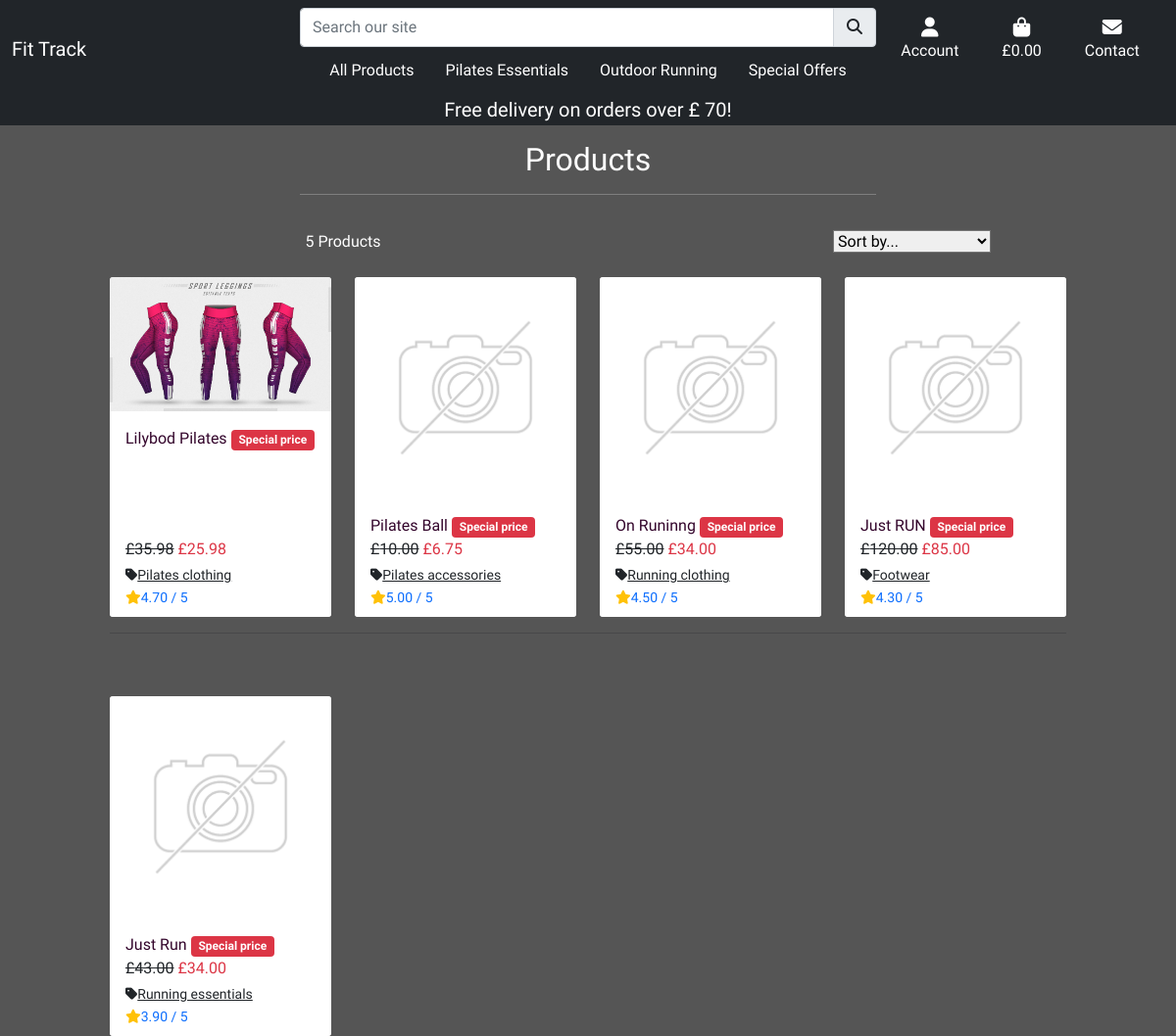
/products/?on_sale, run on the app's committed database.
### products/models.py (models this page shows, shortened)
class Product(models.Model):
    category = models.ForeignKey('Category', null=True, blank=True, on_delete=models.SET_NULL)
    sku = models.CharField(max_length=254, null=True, blank=True)
    name = models.CharField(max_length=254)
    different_size = models.BooleanField(default=False)
    description = models.TextField()
    new = models.BooleanField(default=False)
    on_sale = models.BooleanField(default=False)
    all_specials = models.BooleanField(default=False)
    details = models.CharField(max_length=360)
    materials = models.CharField(max_length=254, null=True,default=None)
    fabric_care = models.CharField(max_length=360)
    price = models.DecimalField(max_digits=6, decimal_places=2)
    rating = models.DecimalField(max_digits=6, decimal_places=2, null=True, blank=True)
    image = models.ImageField(null=True, blank=True)
    size = models.CharField(max_length=254, null=True, blank=True)
    weight =  models.CharField(max_length=254, null=True, blank=True)
    special_price = models.DecimalField(
        max_digits=6, decimal_places=2, null=False, blank=False, default=0)

class Category (models.Model):
    class Meta:
        verbose_name_plural = 'Categories'
    name = models.CharField(max_length=254)
    friendly_name = models.CharField(max_length=254, null=True, blank=True)

### products/views.py (the view, shortened to what this page needs)
# urls.py: path('', views.view_products, name='products'),
def view_products(request):
    products = Product.objects.all()
    query = None
    categories = None
    sort = None
    direction = None
    if request.GET:
        if 'category' in request.GET:
            categories = request.GET['category'].split(',')
            products = products.filter(category__name__in=categories)
            categories = Category.objects.filter(name__in=categories)
        if 'new' in request.GET:
            products = products.filter(new=True)
        if 'on_sale' in request.GET:
            products = products.filter(on_sale=True)
        if 'all_specials' in request.GET:
            products = products.filter(all_specials=True)
    current_sorting = f'{sort}_{direction}'
    context = {
        'products': products,
        'search_term': query,
        'current_categories': categories,
        'current_sorting': current_sorting,
    }
    return render(request, 'products/products.html', context)

### bag/contexts.py (called while the page is built, shortened)
def bag_contents(request):
    bag_items = []
    total = 0
    product_count = 0
    bag = request.session.get('bag', {})
    if product_count > 0 and total < settings.FREE_DELIVERY_THRESHOLD:
        delivery = Decimal(settings.STANDARD_DELIVERY_COST)
        free_delivery_delta = settings.FREE_DELIVERY_THRESHOLD - total
    else:
        delivery = 0
        free_delivery_delta = 0
    grand_total = delivery + total
    context = {
        'bag_items': bag_items,
        'total': total,
        'product_count': product_count,
        'delivery': delivery,
        'free_delivery_delta': free_delivery_delta,
        'free_delivery_threshold': settings.FREE_DELIVERY_THRESHOLD,
        'grand_total': grand_total,
    }
    return context

### products/templates/products/products.html (shortened to what this page needs)
{% extends "base.html"%}
{% load static %}
{% block content %}
<div class="cover"></div>
<div class="container-fluid">
    {% include 'includes/banner.html'%}
    <div class="row">
        <div class="col text-center mt-3">
            <h2 class="logo-font">Products</h2>
        <hr class="w-50 mx-auto mb-3">
        </div>
    </div>
    <div class="row">
        <div class="product-container col-10 offset-1">
            <div class="row mt-1 mb-2">
                <div class="col-12 col-md-6 my-auto order-md-last d-flex justify-content-center justify-content-md-end">
                    <div class="w-50">
                        <select id="sort-selector" class="custom-select custom-select-sm rounded-0  border-{% if current_sorting != 'None_None' %}info{% else %}black{% endif %}">
                            <option value="reset" {% if current_sorting == 'None_None' %}selected{% endif %}>Sort by...</option>
                        </select>
                    </div>
                </div>
                <div class="col-12 col-md-6 order-md-first">
                    <p class="text-dark mt-3 text-center text-md-left">
                        {{ products|length }} Products{% if search_term %} found for <strong class="text-white">"{{ search_term }}"</strong>{% endif %}
                    </p>
                </div>
            </div>
    <div class="row">
        {% for product in products %}
        <div class="col-sm-6 col-md-6 col-lg-4 col-xl-3">
            <div class="card h-100 border-0">
                {% if product.image %}
                <a href="{% url 'product_detail' product.id %}">
                    <img class="card-img-top img-fluid" src="{{ product.image.url }}" alt="{{ product.name }}">
                </a>
                {% else %}
                <a href="{% url 'product_detail' product.id %}">
                    <img class="card-img-top img-fluid" src="{{ MEDIA_URL }}noimage.jpg" alt="{{ product.name }}">
                </a>
                {% endif %}
                <div class="card-body pb-0">
                    <p class="mb-0">
                    <a class="text-purple text-decoration-none" href="{% url 'product_detail' product.id %}">{{ product.name }}</a>
            {% if product.on_sale == True %}
            <a class="text-decoration-none" href="{% url 'products' %}?on_sale">
                <span class="badge bg-danger">Special price</span>
            </a>
            {% endif %}
                </div>
                <div class="card-footer bg-white pt-0 border-0 text-left">
                    <div class="row">
                        <div class="col">
                            {% if product.special_price > 0 %}
                            <span class="font-weight-bold">
                                <del class="text-dark">£{{ product.price }}</del>
                            </span>
                            <span class="text-danger font-weight-bold">£{{ product.special_price }}</span>
                        {% else %}
                            <span class="text-dark">£{{ product.price }}</span>
                        {% endif %}
                            {% if product.category %}
                            <p class="small mt-1 mb-0">
                                <a class="text-dark" href="{% url 'products' %}?category={{ product.category.name }}">
                                    <i class="fas fa-tag mr-1 text-dark"></i>{{ product.category.friendly_name }}
                                </a>
                            </p>
                            {% endif %}
                            {% if product.rating %}
                            <small class="text-primary"><i class="fas fa-star mr-1 text-warning"></i>{{ product.rating }} / 5</small>
                            {% else %}
                            <small class="text-primary">No Rating</small>
                            {% endif %}
                        </div>
                    </div>
                </div>
            </div>
        </div>
        {% if forloop.counter|divisibleby:4 %}
        <div class="col-12 d-none d-xl-block mb-5">
            <hr>
        </div>
        {% endif %}
        {% endfor %}
    </div>
</div>
</div>
</div>
{% endblock %}

### templates/base.html (shortened to what this page needs)
{% load static %}
<!doctype html>
<html lang="en">
<head>
    {% block corecss %}
    <link href="https://cdn.jsdelivr.net/npm/bootstrap@5.1.3/dist/css/bootstrap.min.css" rel="stylesheet"
>
    <link rel="stylesheet" href="{% static 'css/base.css' %}">
    {% endblock %}
</head>
<body>
    {% include 'includes/header.html' %}
    {% block content %}
    {% endblock %}
</body>
</html>

### templates/includes/header.html (shortened to what this page needs)
<header class="container-fluid">
    <nav class="navbar fixed-top navbar-expand-lg navbar-dark bg-dark">
        <div class="container-fluid">
            <a class="navbar-brand mx-auto col-lg-3 text-white" href="{% url 'home' %}">Fit Track
            </a>
            <div class="offcanvas offcanvas-end bg-dark " tabindex="-1" id="offcanvasNavbar" aria-labelledby="offcanvasNavbarLabel">
                <div class="offcanvas-body">
                    <div class="col-12 col-lg-8 my-auto py-1 py-lg-0">
                        <div>
                            <form method="GET" action="{% url 'products' %}">
                                <div class="input-group w-100">
                                    <input class="form-control" type="text" name="q" placeholder="Search our site">
                                    <span class="input-group-text p-0">
                                        <button class="form-control btn m-0" type="submit" aria-label="Search button">
                                            <span class="icon">
                                                <i class="fas fa-search"></i>
                                            </span>
                                        </button>
                                    </span>
                                </div>
                            </form>
                        </div>
                        <div>
                            <ul class="navbar-nav text-center d-flex align-items-center justify-content-center pt-1">
                                <li class="nav-item dropdown px-xl-2">
                                    <a class="nav-link " href="#" id="dropdownMenuButton2" data-bs-toggle="dropdown" aria-haspopup="true" aria-expanded="false">
                                        All Products
                                    </a>
                                </li>
                                <li class="nav-item dropdown px-xl-2">
                                    <a class="nav-link" href="#" id="dropdownMenuButton2" data-bs-toggle="dropdown" aria-haspopup="true" aria-expanded="false">
                                        Pilates Essentials
                                    </a>
                                </li>
                                <li class="nav-item dropdown px-xl-2">
                                    <a class="nav-link" href="#" id="dropdownMenuButton2" data-bs-toggle="dropdown" aria-haspopup="true" aria-expanded="false">
                                        Outdoor Running
                                    </a>
                                </li>
                                <li class="nav-item dropdown px-xl-2">
                                    <a class="nav-link" href="#" id="dropdownMenuButton2" data-bs-toggle="dropdown" aria-haspopup="true" aria-expanded="false">
                                        Special Offers
                                    </a>
                                </li>
                            </ul>
                        </div>
                    </div>
                    <div class="col-12 col-lg-4 py-1 py-lg-0">
                        <ul class="list-inline list-unstyled text-center text-lg-right bg-dark">
                            <li class="list-inline-item dropdown account-and-bag">
                                <a class="nav-link" href="#" id="user-options" data-bs-toggle="dropdown" aria-haspopup="true" aria-expanded="false">
                                    <div class="text-center white">
                                        <div><i class="fas fa-user fa-lg icon "></i></div>
                                        <p class="my-0 text-white">Account</p>
                                    </div>
                                </a>
                            </li>
                            <li class="list-inline-item account-and-bag">
                                <a class="nav-link" href="{% url 'view_bag' %}">
                                    <div class="text-center hover-blue">
                                        <div><i class="fas fa-shopping-bag fa-lg icon"></i></div>
                                        <p class="my-0 text-white">
                                            {% if grand_total %}
                                                <span class="light-blue">£{{ grand_total|floatformat:2 }}</span>
                                            {% else %}
                                                £0.00
                                            {% endif %}
                                        </p>
                                    </div>
                                </a>
                            </li>
                            <li class="list-inline-item account-and-bag">
                                <a class="nav-link" href="{% url 'contact_us' %}">
                                    <div class="text-center">
                                        <div><i class="fas fa-envelope fa-lg icon"></i></div>
                                        <p class="my-0 text-white">
                                            Contact
                                        </p>
                                    </div>
                                </a>
                            </li>
                        </ul>
                    </div>
                </div>
            </div>
        </div>
    </nav>
</header>

### templates/includes/banner.html
<div class="row banner-container bg-dark text-center">
    <div class="col text-white">
        <h5 class="logo-font my-1">Free delivery on orders over £ {{ free_delivery_threshold }}!</h5>
    </div>
</div>

### static/css/base.css (style rules this page uses)
html { height:100%; }
body { font-family:'Bacasime Antique', serif ; background: url('/media/woman.jpg') no-repeat center center fixed; background-size: cover; height: 100%; display: flex; flex-direction: column; }
.banner-container { margin-top: 6rem; }
.cover { height: 100%; width: 100%; position: fixed; z-index: -1; top: 0; left: 0; background-color: #555; }
.mt-3,.nav-link, p { color:#fff !important; }
.text-purple { color: rgb(52, 6, 44) !important;; }

### data on the page
Product: image (picture), name "Lilybod Pilates", on_sale "Special price", price "35.98", special_price "25.98", category.friendly_name "Pilates clothing", rating "4.70"
Product: image (placeholder picture), name "Pilates Ball", on_sale "Special price", price "10.00", special_price "6.75", category.friendly_name "Pilates accessories", rating "5.00"
Product: image (placeholder picture), name "On Runinng", on_sale "Special price", price "55.00", special_price "34.00", category.friendly_name "Running clothing", rating "4.50"
Product: image (placeholder picture), name "Just RUN", on_sale "Special price", price "120.00", special_price "85.00", category.friendly_name "Footwear", rating "4.30"
Product: image (placeholder picture), name "Just Run", on_sale "Special price", price "43.00", special_price "34.00", category.friendly_name "Running essentials", rating "3.90"

### other printed values
{{ free_delivery_threshold }} "70"
{{ products|length }} "5"
